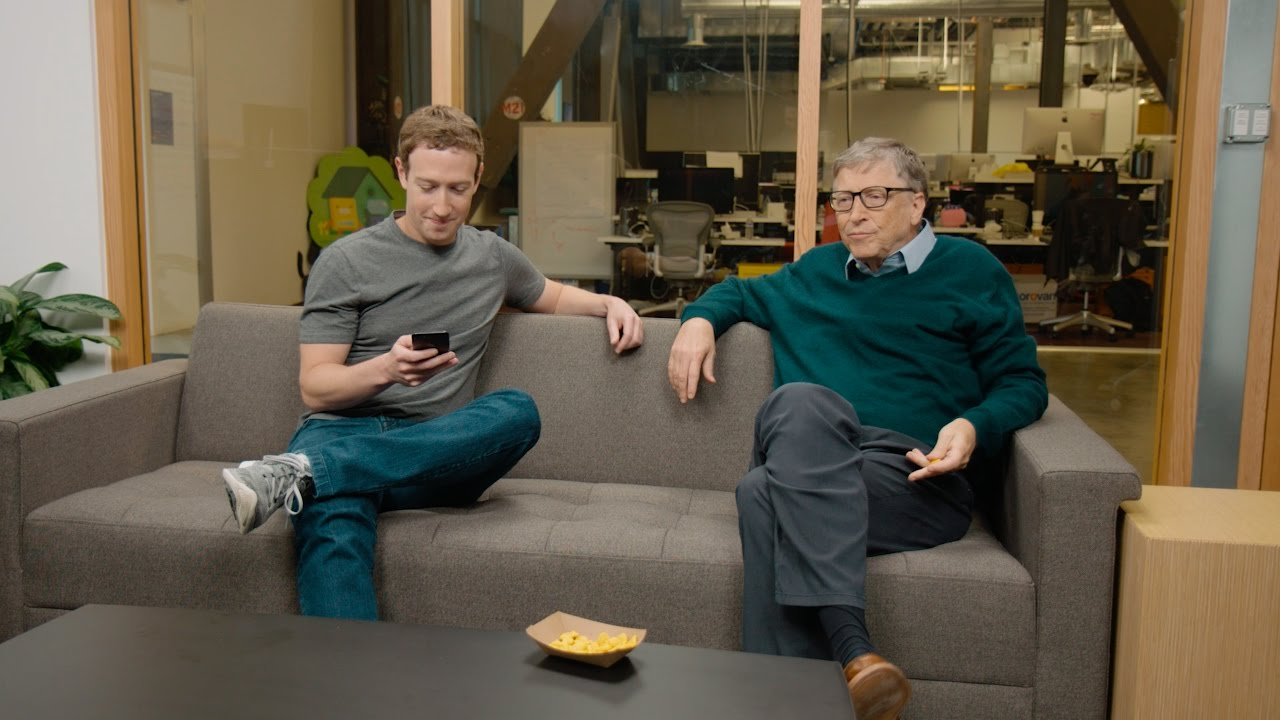
#> input picture Project - Face Detection/bill mark.jpg, 1280 x 720 px; its folder holds only this picture in this run
$ python 'script 3.py'
#> lines starting #> are read from the running program, lines starting #| are printed output that depends on the picture; after the words box and inside, x2 and y2 are one past the last pixel; in counts of white or black regions, pixels touching at a corner belong together
import cv2, glob

gimg = glob.glob("*.jpg")
detect = cv2.CascadeClassifier("haarcascade_frontalface_default.xml")

for time in gimg:
    img = cv2.imread(time)
#> img is the input picture: shape (720, 1280, 3); mean B, G, R 73.2, 90.6, 98.8
    gray = cv2.cvtColor(img, cv2.COLOR_BGR2GRAY)
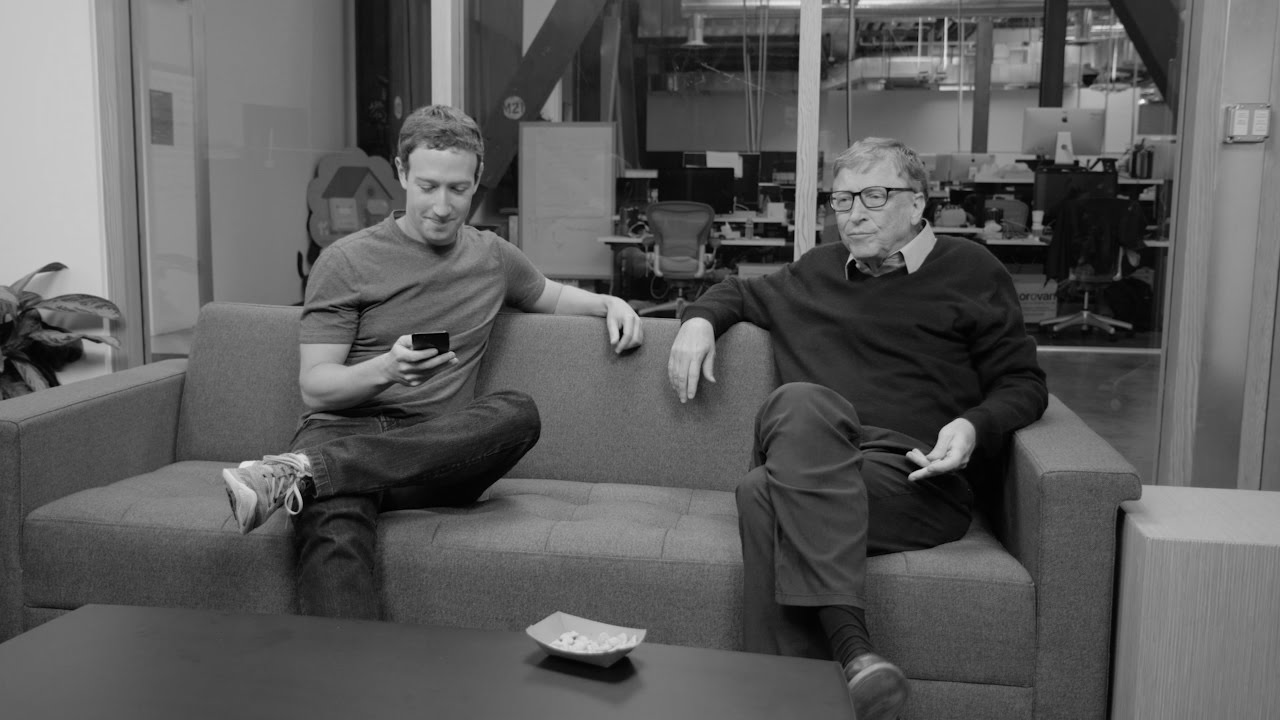
#> gray: shape (720, 1280); min 0, max 245, mean 91.1

    face = detect.detectMultiScale(gray, 1.25, 5)
#> face = [[400, 156, 85, 85], [820, 167, 89, 89]]

    for (x, y, w, h) in face:
        cv2.rectangle(img, (x, y), (x + w , y+h) , (0, 255, 0), 2)
#> this loop made 2 passes
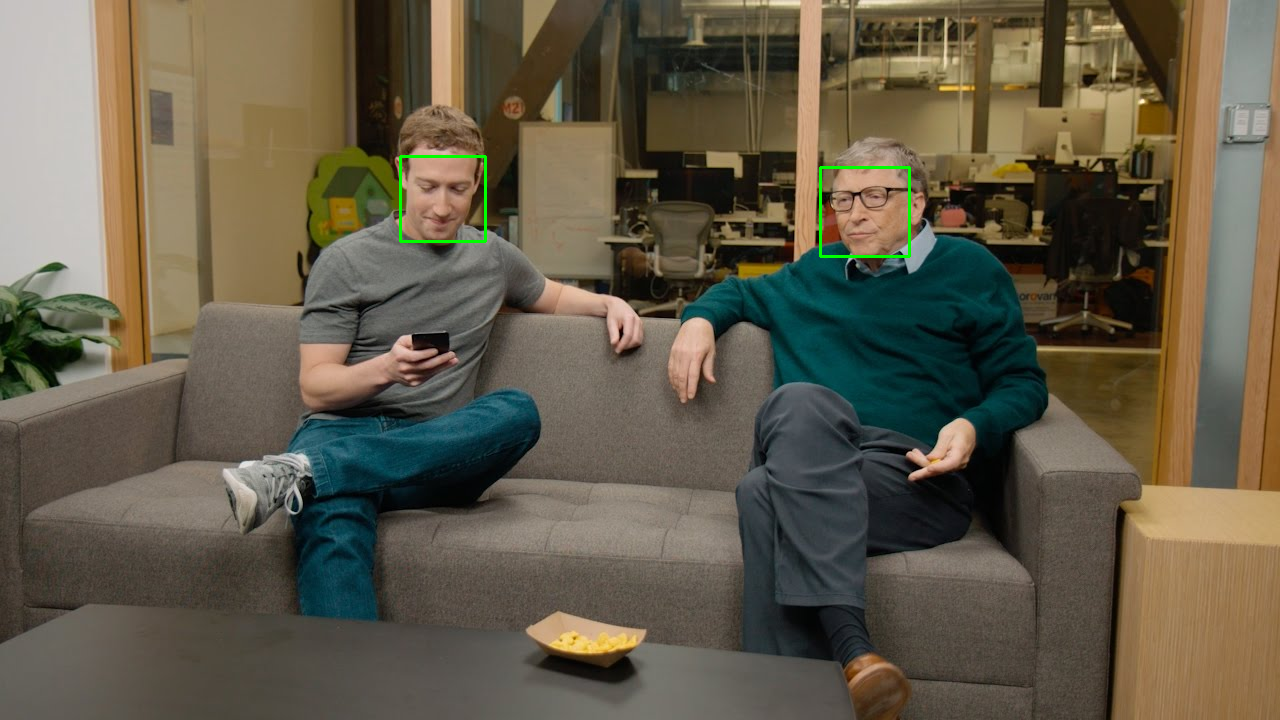
#> img: shape (720, 1280, 3); 0.23% of pixels changed, all inside (x1, y1, x2, y2) = (399, 155, 911, 258)

    cv2.imshow("Detect Multiple Images", img)
    cv2.waitKey(2000)
    cv2.destroyAllWindows()

$ run again, on Project - Face Detection/trudeau n mrs trudeau.jpg
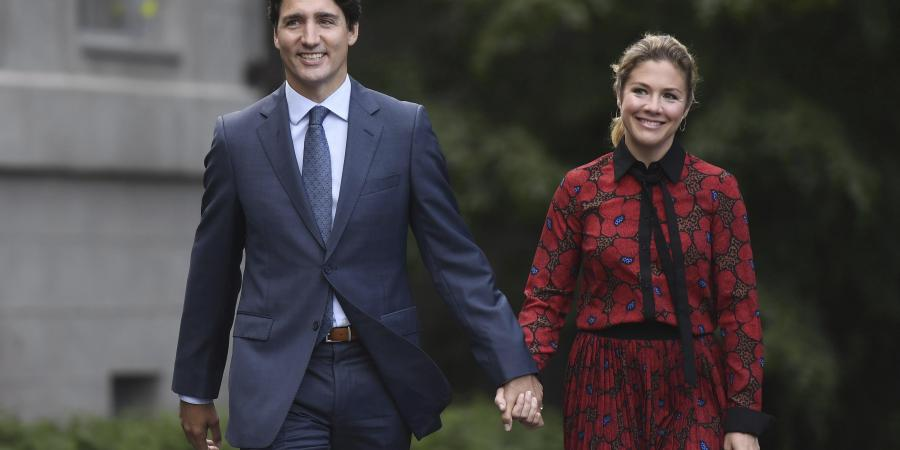
#> input picture Project - Face Detection/trudeau n mrs trudeau.jpg, 900 x 450 px
#> img is the input picture: shape (450, 900, 3); mean B, G, R 65.9, 64.2, 69
#> `gray = cv2.cvtColor(img, cv2.COLOR_BGR2GRAY)`:
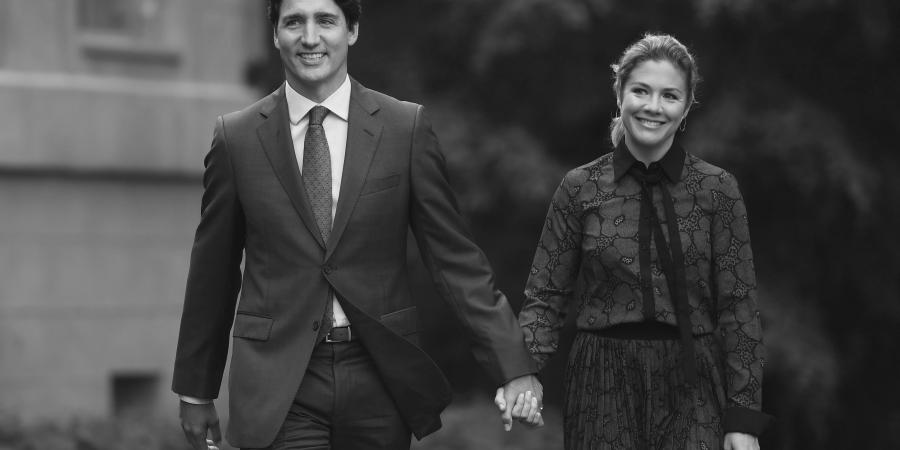
#> gray: shape (450, 900); min 6, max 248, mean 65.8
#> face = [[613, 61, 83, 83]]
#> the loop `for (x, y, w, h) in face:` made 1 pass
#> after the loop `for (x, y, w, h) in face:`:
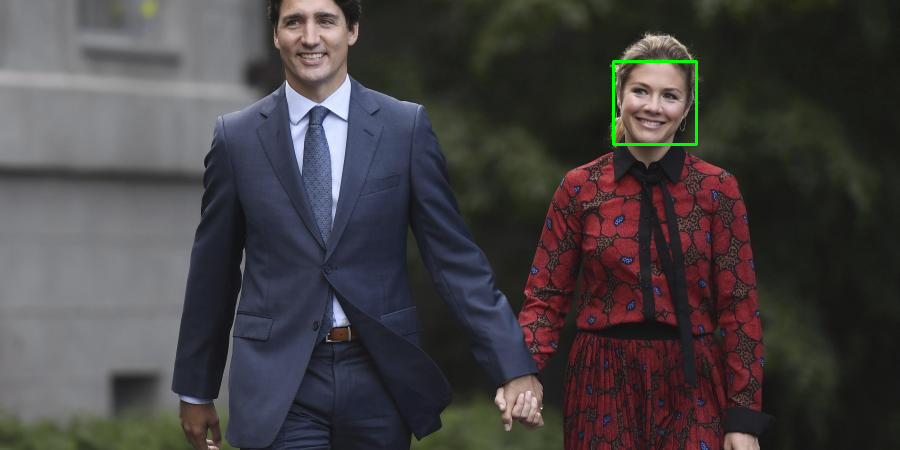
#> img: shape (450, 900, 3); 0.24% of pixels changed, all inside (x1, y1, x2, y2) = (612, 60, 698, 146)

$ run again, on Project - Face Detection/trudeau.jpg
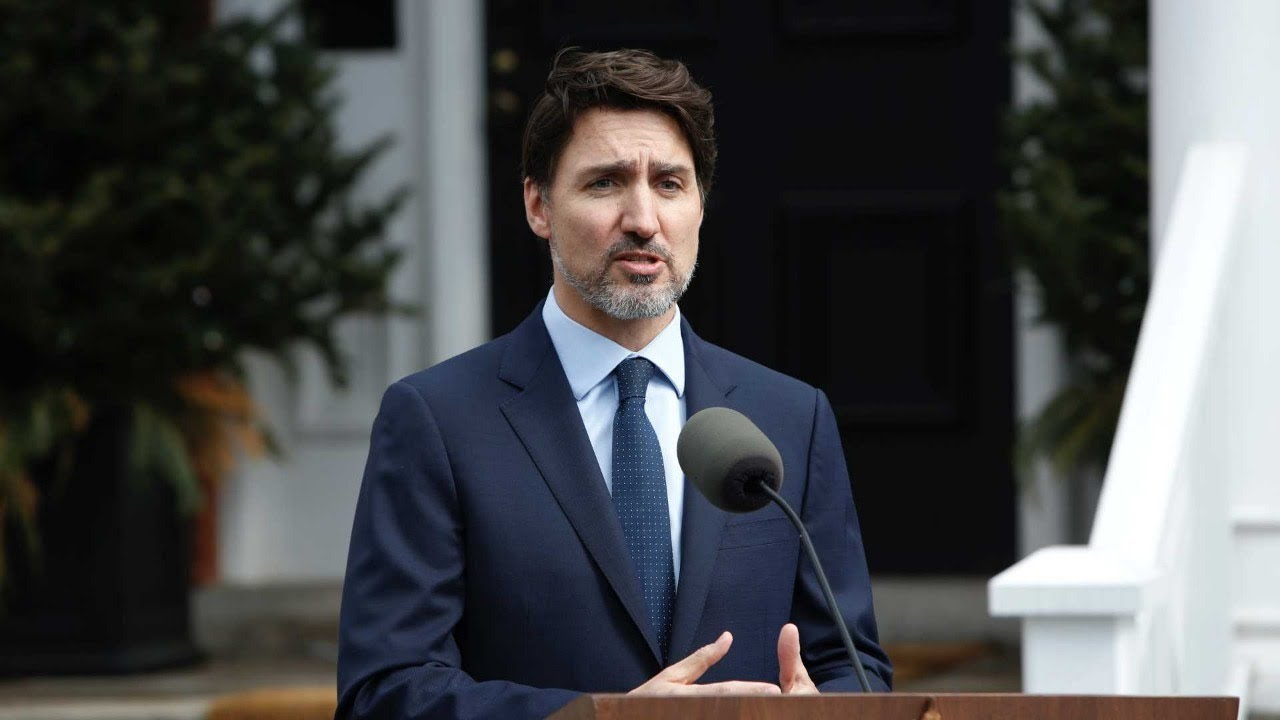
#> input picture Project - Face Detection/trudeau.jpg, 1280 x 720 px
#> img is the input picture: shape (720, 1280, 3); mean B, G, R 72.8, 71.4, 70.2
#> `gray = cv2.cvtColor(img, cv2.COLOR_BGR2GRAY)`:
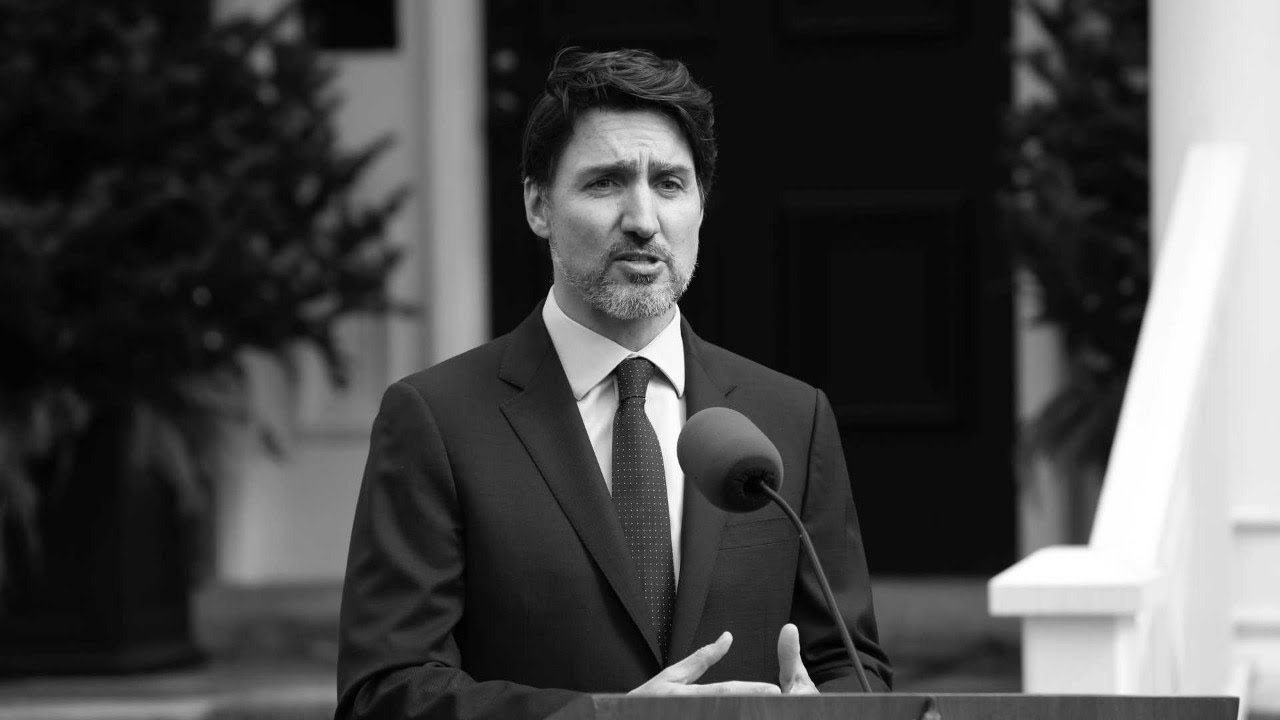
#> gray: shape (720, 1280); min 0, max 255, mean 71.2
#> face = [[543, 110, 187, 187]]
#> the loop `for (x, y, w, h) in face:` made 1 pass
#> after the loop `for (x, y, w, h) in face:`:
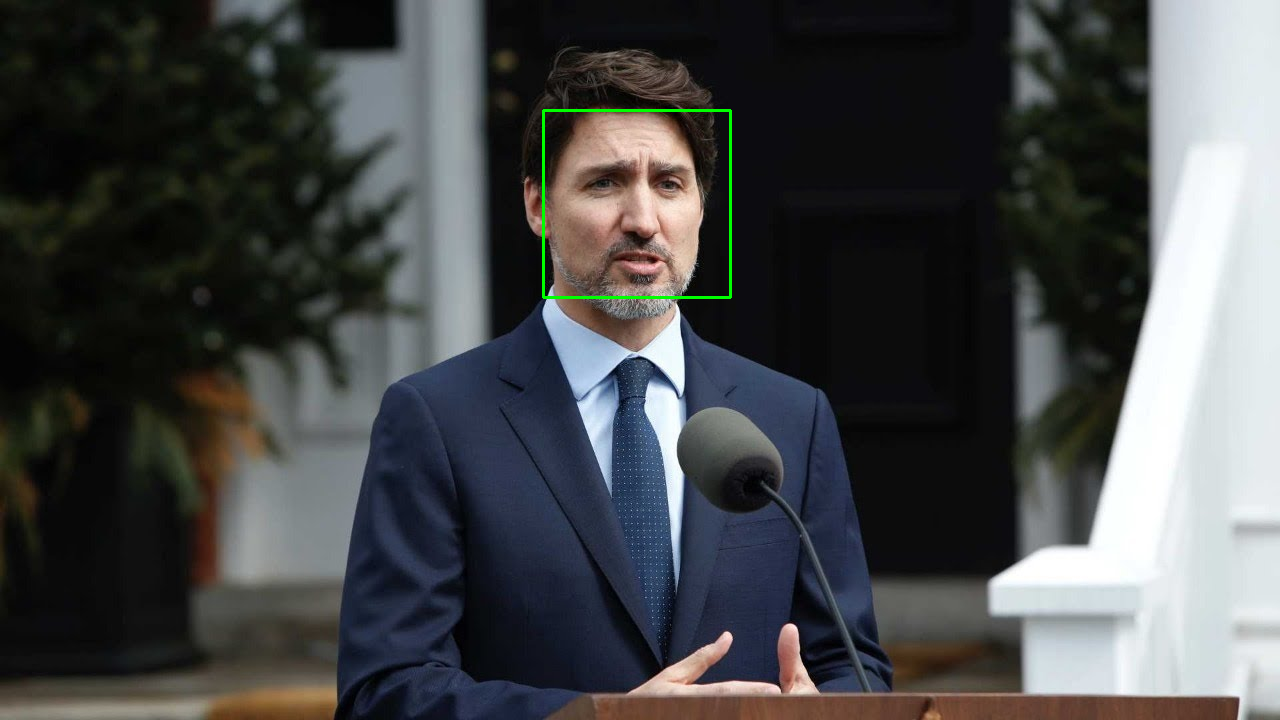
#> img: shape (720, 1280, 3); 0.24% of pixels changed, all inside (x1, y1, x2, y2) = (542, 109, 732, 299)

$ run again, on Project - Face Detection/elon musk mark bill.jpg
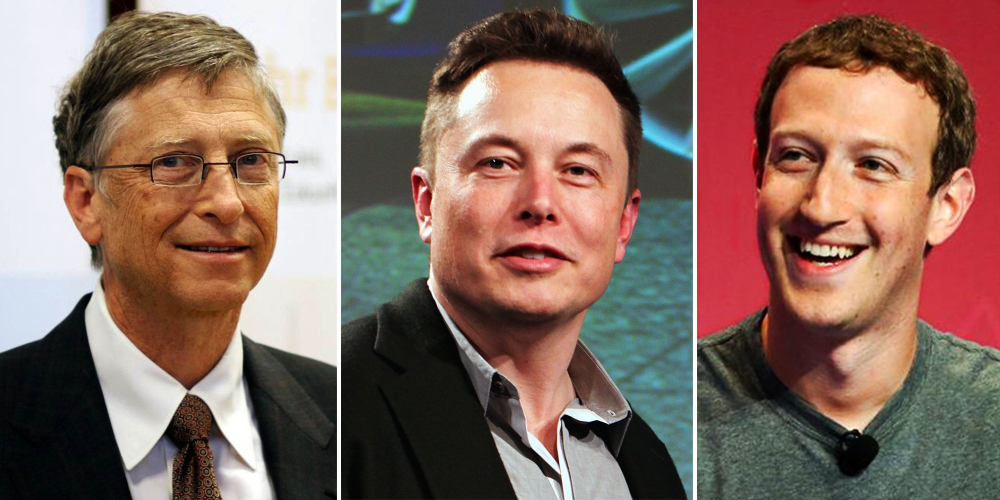
#> input picture Project - Face Detection/elon musk mark bill.jpg, 2000 x 1000 px (shown at 1/2 size)
#> img is the input picture: shape (1000, 2000, 3); mean B, G, R 95.3, 105.9, 134.2
#> `gray = cv2.cvtColor(img, cv2.COLOR_BGR2GRAY)`:
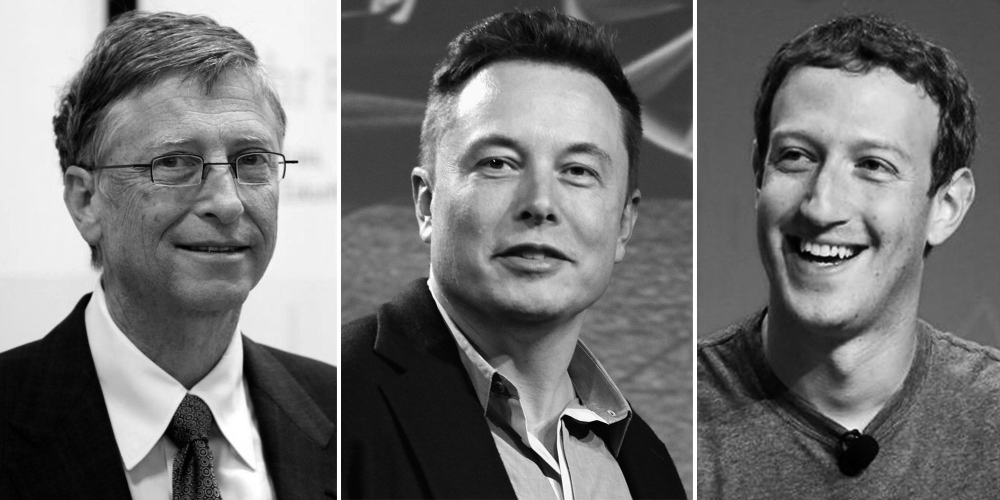
#> gray: shape (1000, 2000) (shown at 1/2 size); min 0, max 255, mean 113.2
#> face = [[1447, 150, 456, 456], [166, 151, 465, 465], [840, 147, 466, 466]]
#> the loop `for (x, y, w, h) in face:` made 3 passes
#> after the loop `for (x, y, w, h) in face:`:
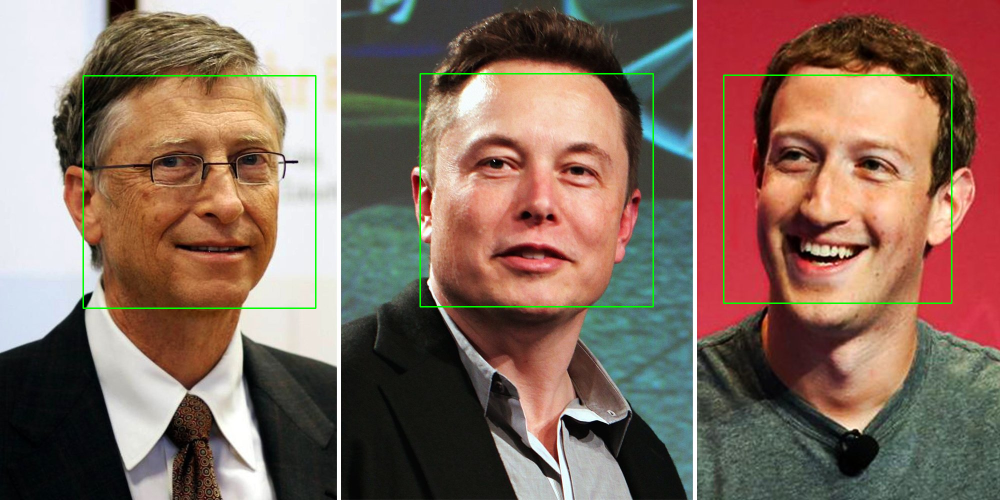
#> img: shape (1000, 2000, 3) (shown at 1/2 size); 0.83% of pixels changed, all inside (x1, y1, x2, y2) = (165, 146, 1905, 618)
